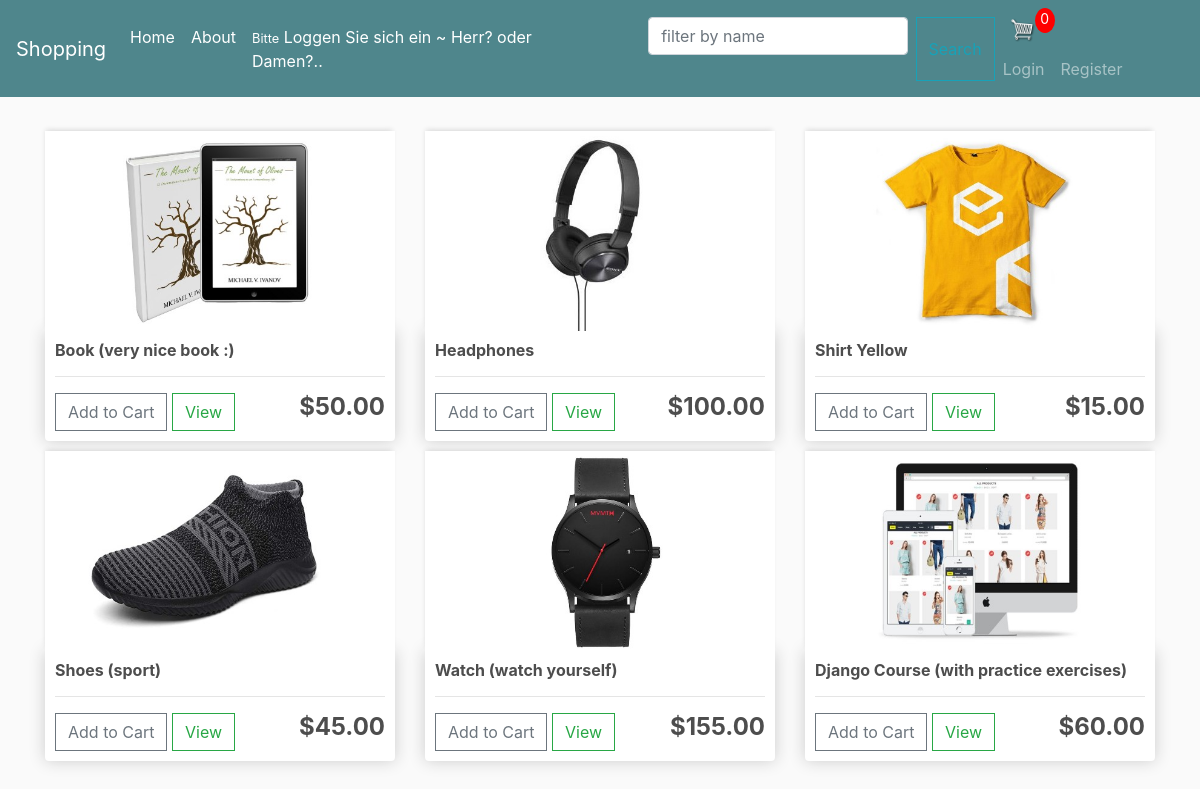
The page / on the database its author committed.
### store/models.py (models this page shows, shortened)
class Product(models.Model):
    name = models.CharField(max_length=200)
    price = models.FloatField()
    digital = models.BooleanField(default=False, null=True, blank=True)
    image = models.ImageField(null=True, blank=True)
    @property  # @property decorator to access it like an attribute
    def imageURL(self):
        try:
            url = self.image.url
        except Exception:
            url = ''
        return url

### store/views.py (the view)
# urls.py: path('', include('store.urls')),
def store(request):
    data = cart_data(request)
    total_quantity_in_cart = data['total_quantity_in_cart']
    query = request.GET.get('q')
    if query:
        products = Product.objects.all().filter(Q(name__icontains=query))
    else:
        products = Product.objects.all()
    context = {'products': products, 'total_quantity_in_cart': total_quantity_in_cart}
    return render(request, 'store/store.html', context)

### store/utils.py (called while the page is built, shortened)
def cookie_cart(request):
    try:
        cart = json.loads(request.COOKIES['cart'])
    except KeyError:
        cart = {}
    print("Cart:", cart)
    items = []
    order = {'get_cart_total': 0, 'get_cart_items': 0, 'shipping': False}
    total_quantity_in_cart = order['get_cart_items']
    return {'total_quantity_in_cart': total_quantity_in_cart, 'order': order, 'items': items}

def cart_data(request):
    if request.user.is_authenticated:
        customer = request.user
        order, created = Order.objects.get_or_create(
            customer=customer, complete=False)
        items = order.orderitem_set.all()
        total_quantity_in_cart = order.get_cart_items
    else:
        cookie_data = cookie_cart(request)
        total_quantity_in_cart = cookie_data['total_quantity_in_cart']
        order = cookie_data['order']
        items = cookie_data['items']
    return {'items': items, 'order': order, 'total_quantity_in_cart': total_quantity_in_cart}

### store/templates/store/store.html
{% extends "store/main.html" %}
{% load static %}
{% block content %}
<div class="row">
    {% for product in products %}
    <div class="col-lg-4">
        <img class="thumbnail" src="{{product.imageURL}}" alt="placeholder">
        <div class="box-element product">
            <h6><strong>{{product.name}}</strong></h6>
            <hr>
            <button data-product="{{product.id}}" data-action="add" class="btn btn-outline-secondary add-btn update-cart">Add to Cart</button>
            <a class="btn btn-outline-success" href="{% url 'product_detail' pk=product.pk %}">View</a>
            <h4 class="price"><strong>${{product.price|floatformat:2}}</strong></h4>
        </div>
    </div>
    {% endfor %}
</div>
{% endblock content %}

### store/templates/store/main.html (shortened to what this page needs)
<!DOCTYPE html> {% load static %}
<html>
<head>
    <link rel="stylesheet" href="https://stackpath.bootstrapcdn.com/bootstrap/4.4.1/css/bootstrap.min.css">
    <link rel="stylesheet" type="text/css" href="{% static 'css/main.css' %}">
</head>
<body>
    <nav class="navbar navbar-expand-lg navbar-dark bg-dark">
        <a class="navbar-brand" href="{% url 'store' %}">Shopping</a>
        <div class="collapse navbar-collapse" id="navbarSupportedContent">
            <ul class="navbar-nav mr-auto">
                <li class="nav-item active">
                    <a class="nav-link" href="{% url 'home' %}">Home<span class="sr-only">(current)</span></a>
                </li>
                <li class="nav-item active">
                    <a class="nav-link" href="{% url 'about' %}">About</a>
                </li>
                {% if user.is_authenticated %}
                <li class="nav-item active">
                    <a class="nav-item nav-link" href="{% url 'profile' %}">Willkommen Sie ~ Herr {{ user.username|title }} <small>(Herr? oder Damen?..:)</small></a>
                </li>
                {% else %}
                <li class="nav-item active">
                    <a class="nav-item nav-link" href="#"><small>Bitte</small> Loggen Sie sich ein ~ Herr? oder Damen?..</a>
                </li>
                {% endif %}
                <form class="d-flex ml-5" action="{% url 'store' %}" method="GET">
                    <input class="form-control me-2" type="search" name='q' placeholder="filter by name" aria-label="Search">
                    <button class="btn btn-outline-info ml-2" type="submit">Search</button>
                </form>
            </ul>
            <div class="form-inline my-2 my-lg-0">
                <a href="{% url 'cart' %}">
                    <img id="cart-icon" src="{% static 'images/cart.png' %}" alt="cart-image">
                </a>
                <p id="cart-total">{% firstof total_quantity_in_cart '0' %}</p>
                <div class="navbar-nav">
                    {% if user.is_authenticated %}
                    <a class="nav-item nav-link" href="{% url 'logout' %}">Logout</a> {% else %}
                    <a class="nav-item nav-link" href="{% url 'login' %}">Login</a>
                    <a class="nav-item nav-link" href="{% url 'register' %}">Register</a> {% endif %}
                </div>
            </div>
        </div>
    </nav>
    <div class="container">
        <br> {% block content %} {% endblock content %}
    </div>
</body>
</html>

### static/css/main.css (style rules this page uses)
body { background-color: hsl(0, 0%, 98%); }
h1, h2, h3, h4, h5, h6 { color: hsl(0, 0%, 30%); }
.box-element { box-shadow: hsl(0, 0%, 80%) 0 0 16px; background-color: #fff; border-radius: 4px; padding: 10px; }
.thumbnail { width: 100%; height: 200px; -webkit-box-shadow: -1px -3px 5px -2px rgba(214, 214, 214, 1); -moz-box-shadow: -1px -3px 5px -2px rgba(214, 214, 214, 1); box-shadow: -1px -3px 5px -2px rgba(214, 214, 214, 1); }
.product { border-radius: 0 0 4px 4px; }
.bg-dark { background-color: #4f868c!important; }
#cart-icon { width: 25px; display: inline-block; margin-left: 15px; }
#cart-total { display: block; text-align: center; color: #fff; background-color: red; width: 20px; height: 25px; border-radius: 50%; font-size: 14px; }
.col-lg-4, .col-lg-6, .col-lg-8, .col-lg-12 { margin-top: 10px; }
.btn { border-radius: 0; }
.price { float: right; }

### rows shown on the page
Product: imageURL (picture), name "Book (very nice book :)", price "50.00"
Product: imageURL (picture), name "Headphones", price "100.00"
Product: imageURL (picture), name "Shirt Yellow", price "15.00"
Product: imageURL (picture), name "Shoes (sport)", price "45.00"
Product: imageURL (picture), name "Watch (watch yourself)", price "155.00"
Product: imageURL (picture), name "Django Course (with practice exercises)", price "60.00"
